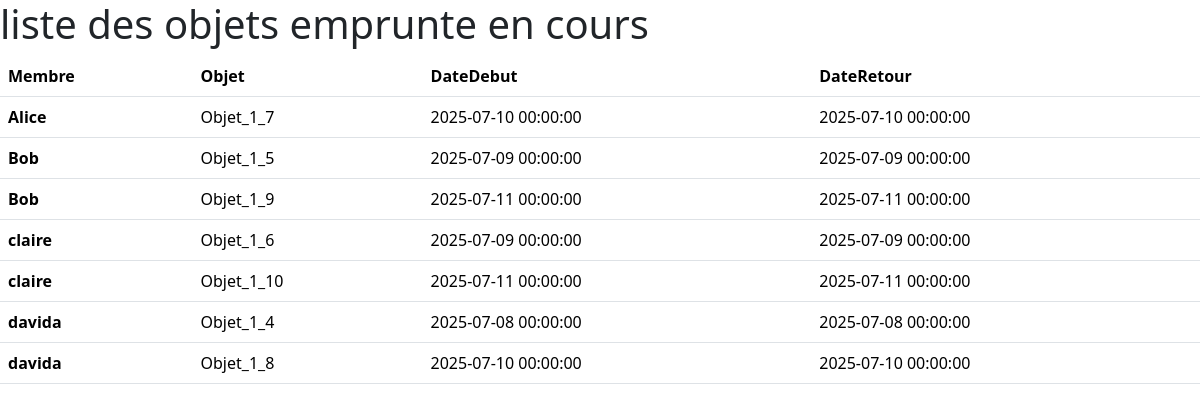
/pages/listobject.php, run on the app's committed database.
### tables this page shows
create table exam_emprunt(
    id_emprunt int AUTO_INCREMENT primary key,
    idObject int ,
    idMembre int,
    date_emprunt datetime not null,
    date_retour datetime not null,
    foreign key (idObject) references exam_object(id_object),
    foreign key (idMembre) references exam_membre(id_membre)
);

create table exam_membre(
    id_membre int AUTO_INCREMENT primary key,
    nom varchar(200),
    date_naissance datetime not null,
    genre varchar(30) not null,
    email varchar(200) not null,
    ville varchar(100),
    mdp varchar(200) not null,
    image_profile varchar(200) not null
);

create table exam_object(
    id_object int AUTO_INCREMENT primary key,
    nom_object varchar(100),
    idCategorie int,
    idMembre int,
    foreign key (idCategorie) references exam_categorie_object(id_categorie),
    foreign key (idMembre) references exam_membre(id_membre)

);

### inc/function.php (called while the page is built, shortened)
<?php
function listObject($db){
    $sql=sprintf("SELECT
    exam_membre.nom,
    exam_object.nom_object,
    exam_emprunt.date_emprunt,
    exam_emprunt.date_retour
FROM exam_emprunt
JOIN exam_object
    ON exam_object.id_object = exam_emprunt.idObject
JOIN exam_membre
ON exam_membre.id_membre = exam_emprunt.idMembre
WHERE exam_emprunt.date_retour > NOW();");
return $statement=mysqli_query($db,$sql);
}
?>

### pages/listobject.php (the view, shortened to what this page needs)
<?php
include ("../inc/function.php") ;
$db = connectionDB();
$listeObjet = listObject($db);
?>
<!DOCTYPE html>
<html lang="en">
<head>
    <link rel="stylesheet" href="/assets/bootstrap/css/bootstrap.min.css">
    <link rel="stylesheet" href="login.css">
</head>
<body>
<section>
    <h1>liste des objets emprunte en cours</h1>
    <table class="table">
  <thead>
    <tr>
      <th scope="col">Membre</th>
      <th scope="col">Objet</th>
      <th scope="col">DateDebut</th>
      <th scope="col">DateRetour</th>
    </tr>
  </thead>
  <tbody>
   <?php
   while ($donne = mysqli_fetch_assoc($listeObjet))  {
    echo ' <tr>
      <th scope="row">'.$donne['nom'].'</th>
      <td>'.$donne['nom_object'].'</td>
     <td>'.$donne['date_emprunt'].'</td>
      <td>'.$donne['date_emprunt'].'</td>
    </tr>';
   }
   ?>
  </tbody>
</table>
</section>
</body>
</html>

### data on the page
exam_emprunt: idMembre.nom "Alice", idObject.nom_object "Objet_1_7", date_emprunt "2025-07-10 00:00:00"
exam_emprunt: idMembre.nom "Bob", idObject.nom_object "Objet_1_5", date_emprunt "2025-07-09 00:00:00"
exam_emprunt: idMembre.nom "Bob", idObject.nom_object "Objet_1_9", date_emprunt "2025-07-11 00:00:00"
exam_emprunt: idMembre.nom "claire", idObject.nom_object "Objet_1_6", date_emprunt "2025-07-09 00:00:00"
exam_emprunt: idMembre.nom "claire", idObject.nom_object "Objet_1_10", date_emprunt "2025-07-11 00:00:00"
exam_emprunt: idMembre.nom "davida", idObject.nom_object "Objet_1_4", date_emprunt "2025-07-08 00:00:00"
exam_emprunt: idMembre.nom "davida", idObject.nom_object "Objet_1_8", date_emprunt "2025-07-10 00:00:00"
